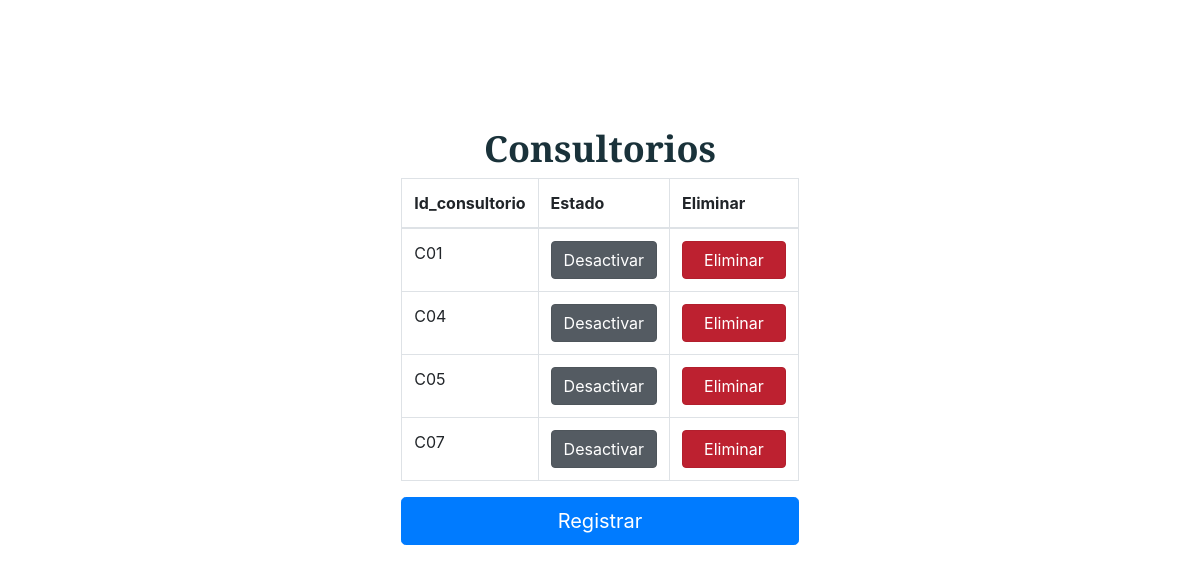
The app's page /index.php?c=Administrador&a=gestion_consult (signed in) with its own data.
### tables this page shows
CREATE TABLE `consultorios` (
  `id_consultorios` varchar(3) NOT NULL,
  `estado_consult` tinyint(1) NOT NULL,
  `create_consult` datetime NOT NULL DEFAULT current_timestamp()
);

### controllers/Administrador.php (called while the page is built, shortened)
<?php
	class AdministradorController {
		public function __construct(){
			require_once "models/AdministradorModel.php";
		}
		public function gestion_consult(){
			$consult = new Administrador_model();
			$data["consultorios"] = $consult->get_consultorios();
			require_once "views/administrador/gestion_consult/gestion_consult.php";
		}
	}
?>

### config/database.php (called while the page is built)
<?php
	class Conectar {
		public static function conexion(){
			$conexion = mysqli_connect("localhost", "root", "", "clinica_health_home");
			return $conexion;
		}
	}
?>

### models/AdministradorModel.php (called while the page is built, shortened)
<?php
	class Administrador_model {
		private $db;
		private $consultorios;
		public function __construct(){
			$this->db = Conectar::conexion();
			$this->consultorios = array();
		}
		public function get_consultorios()
		{
			$sql = "SELECT * FROM consultorios";
			$resultado = $this->db->query($sql);
			while($row = $resultado->fetch_assoc())
			{
				$this->consultorios[] = $row;
			}
			return $this->consultorios;
		}
	}
?>

### views/administrador/gestion_consult/gestion_consult.php (the view, shortened to what this page needs)
<!DOCTYPE html>
<html lang="en">
<head>
    <link rel="stylesheet" href="assets/css/estilos.css">
    <link rel="stylesheet" href="https://stackpath.bootstrapcdn.com/bootstrap/4.4.1/css/bootstrap.min.css">
    <link rel="stylesheet" type="text/css" href="https://cdn.datatables.net/v/bs4/dt-1.10.20/datatables.min.css"/>
    <link rel="stylesheet" type="text/css" href="https://cdn.datatables.net/responsive/2.2.3/css/responsive.dataTables.min.css">
</head>
<body>
    <main>
        <div class="container__cover">
            <div class="cover">
                <div class="caja3">
                    <h1>Consultorios</h1>
                    <div class="row">
                        <div class="col-lg-12">
                            <table id="example" class="table table-bordered  display nowrap" cellspacing="0" width="100%">
                                <thead>
                                    <tr>
                                        <th>Id_consultorio</th>
                                        <th>Estado</th>
                                        <th>Eliminar</th>
                                    </tr>
                                </thead>
                                <tbody>
                                    <?php foreach ($data["consultorios"] as $dato) {
                                      if($dato["estado_consult"]==1){
                                        $url="index.php?c=Administrador&a=cambio_estado_1_consult&id=";
                                        $boton="class='btn btn-secondary active' role='button' aria-pressed='true'>Desactivar</a>";
                                      }else{
                                        $url="index.php?c=Administrador&a=cambio_estado_2_consult&id=";
                                        $boton="class='btn btn-success active' role='button' aria-pressed='true'>&nbsp&nbsp&nbspActivar&nbsp&nbsp&nbsp</a>";
                                      }
                                      echo "<tr>";
                                      echo "<td>".$dato["id_consultorios"]."</td>";
                                      echo "<td><a href='"."$url".$dato["id_consultorios"]."' ".$boton."</td>";
                                      echo "<td><a onclick='eliminar_consult(\"".$dato["id_consultorios"]."\")'  class='btn btn-danger active ' role='button' aria-pressed='true'>&nbsp&nbspEliminar&nbsp&nbsp</a>
                                      </td>";
                                      echo "</tr>";
                                    }
                                    ?>
                                </tbody>
                            </table>
                        </div>
                    </div>
                    <a href="index.php?c=Administrador&a=nuevo_consult" class="btn btn-primary btn-lg btn-block" role="button" aria-pressed="true">Registrar</a>
                </div>
            </div>
        </div>
    </main>
</body>
</html>

### assets/css/estilos.css (style rules this page uses)
* { margin: 0; padding: 0; box-sizing: border-box; }
html { height: 100%; }
body { font-family: 'Montserrat', sans-serif; min-height: 100%; }
.container__cover { width: 100%; background-image: white; background-position: right; background-repeat: no-repeat; padding: 21px; }
.cover { max-width: 1200px; height: 100%; margin: auto; display: flex; align-items: center; justify-content: space-between; }
.row { --bs-gutter-x: 1.5rem; --bs-gutter-y: 0; display: flex; flex-wrap: wrap; margin-top: calc(-1 * var(--bs-gutter-y)); margin-right: calc(-0.5 * var(--bs-gutter-x)); margin-left: calc(-0.5 * var(--bs-gutter-x)); flex-direction: row; align-content: stretch; justify-content: center; }
.container__cover .caja3 { max-width: 100%; justify-content: center; margin-left: auto; margin-right: auto; align-content: center; align-items: center; margin-top: 106px; }
.container__cover .caja3 h1 { font-family: 'Merriweather Sans', sans-serif; font-size: 36px; font-weight: 600; text-align: center; color: #1A323A; margin-left: auto; margin-right: auto; }
@media screen and (max-width: 1700px) { .container__cover { background-position: 50%; } }
@media screen and (max-width:1200px) { .container__cover { background-position: -100px; } }
table thead { background-color: linear-gradient(62deg, rgba(1, 75, 160, 1) 29%, rgba(0, 105, 192, 1) 46%, rgba(30, 145, 237, 1) 64%, rgba(124, 183, 248, 1) 80%); }

### records on screen
consultorios: id_consultorios "C01", estado_consult "Desactivar"
consultorios: id_consultorios "C04", estado_consult "Desactivar"
consultorios: id_consultorios "C05", estado_consult "Desactivar"
consultorios: id_consultorios "C07", estado_consult "Desactivar"
